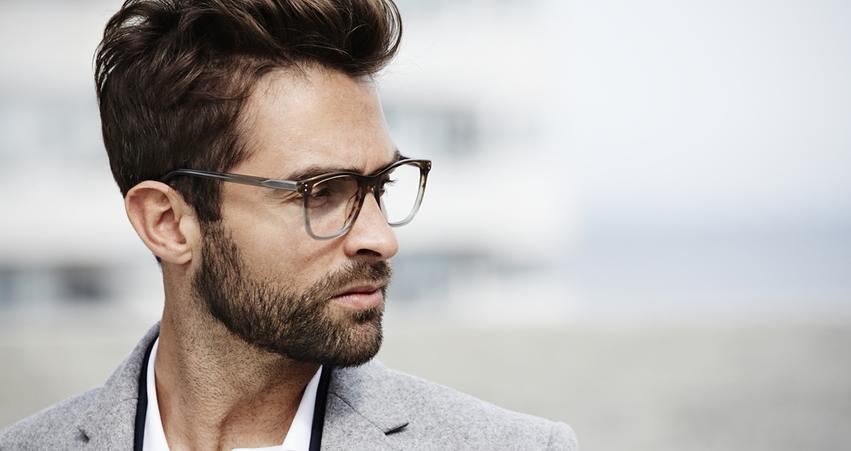
#> input picture testing/Utils/img/glasses/1.jpg, 851 x 451 px
$ python hair.py
#> lines starting #> are read from the running program, lines starting #| are printed output that depends on the picture; long printed decimals are rounded
import cv2
import numpy as np

# Bild einlesen
image = cv2.imread("../Utils/img/glasses/1.jpg")
#> image is the input picture: shape (451, 851, 3); mean B, G, R 177.2, 179.3, 184.2
# image = cv2.imread("cropped_image.jpg")
# Höhe und Breite des Bildes ermitteln
height, width = image.shape[:2]
#> height = 451; width = 851

# Definieren Sie die Höhe des oberen Teils (z.B. obere 50% des Bildes)
upper_part_height = int(height * 0.25)
#> upper_part_height = 112

# Ausschneiden des oberen Teils
upper_part = image[:upper_part_height, :]
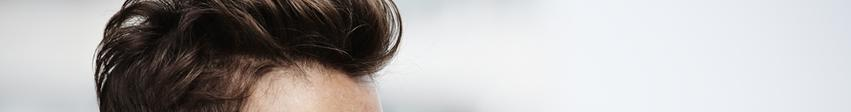
#> upper_part: shape (112, 851, 3); mean B, G, R 173.4, 174.1, 177.1

# Anzeigen des oberen Teils
cv2.imshow('Upper Part of the Image', upper_part)
cv2.waitKey(0)
cv2.destroyAllWindows()

# Falls das Bild in Farbe ist, den Median- und Mittelwert für jeden Kanal berechnen
if len(image.shape) == 3:  # Farb-Bild
    median_b = np.median(image[:,:,0].flatten())
#> median_b = 205
    median_g = np.median(image[:,:,1].flatten())
#> median_g = 206
    median_r = np.median(image[:,:,2].flatten())
#> median_r = 207
    median_color = (median_b, median_g, median_r)
#> median_color = (205, 206, 207)

    mean_b = np.mean(image[:,:,0].flatten())
#> mean_b = 177.2
    mean_g = np.mean(image[:,:,1].flatten())
#> mean_g = 179.3
    mean_r = np.mean(image[:,:,2].flatten())
#> mean_r = 184.2
    mean_color = (mean_b, mean_g, mean_r)
#> mean_color = (177.2, 179.3, 184.2)
else:  # Graustufen-Bild
    median_value = np.median(image.flatten())
    median_color = (median_value, median_value, median_value)

    mean_value = np.mean(image.flatten())
    mean_color = (mean_value, mean_value, mean_value)

# Ein neues Bild mit dem Median-Farbwert erstellen
median_image = np.full((height, width, 3), median_color, dtype=np.uint8)

# Ein neues Bild mit dem Mittelwert-Farbwert erstellen
mean_image = np.full((height, width, 3), mean_color, dtype=np.uint8)
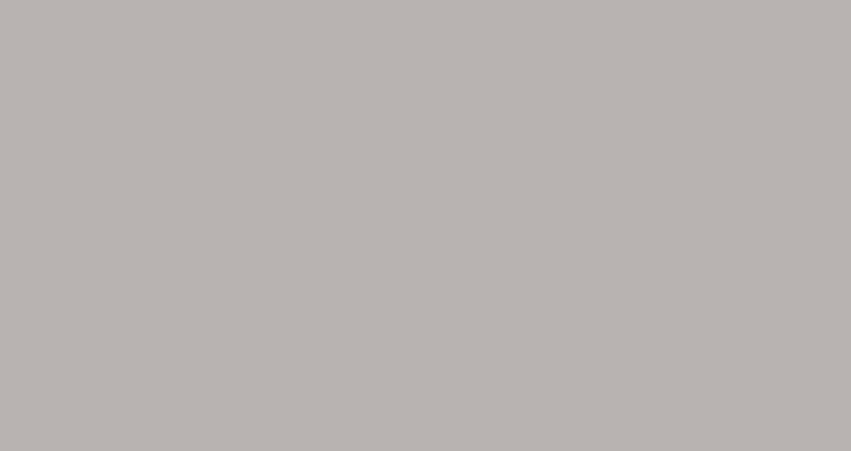
#> mean_image: shape (451, 851, 3); mean of channels 0, 1, 2 177, 179, 184; drawn as B, G, R

print(f"Der Median-Farbwert des Bildes ist: {median_color}")
#| Der Median-Farbwert des Bildes ist: (205.0, 206.0, 207.0)
print(f"Der Mittelwert-Farbwert des Bildes ist: {mean_color}")
#| Der Mittelwert-Farbwert des Bildes ist: (177.171, 179.276, 184.214)

# Bild anzeigen
cv2.imshow("Image", image)
cv2.imshow('Median Color', median_image)
cv2.imshow('Mean Color', mean_image)
cv2.imshow('Upper Part of the Image', upper_part)
cv2.waitKey(0)
cv2.destroyAllWindows()

$ run again, with testing/Utils/img/glasses/3.jpg copied over testing/Utils/img/glasses/1.jpg
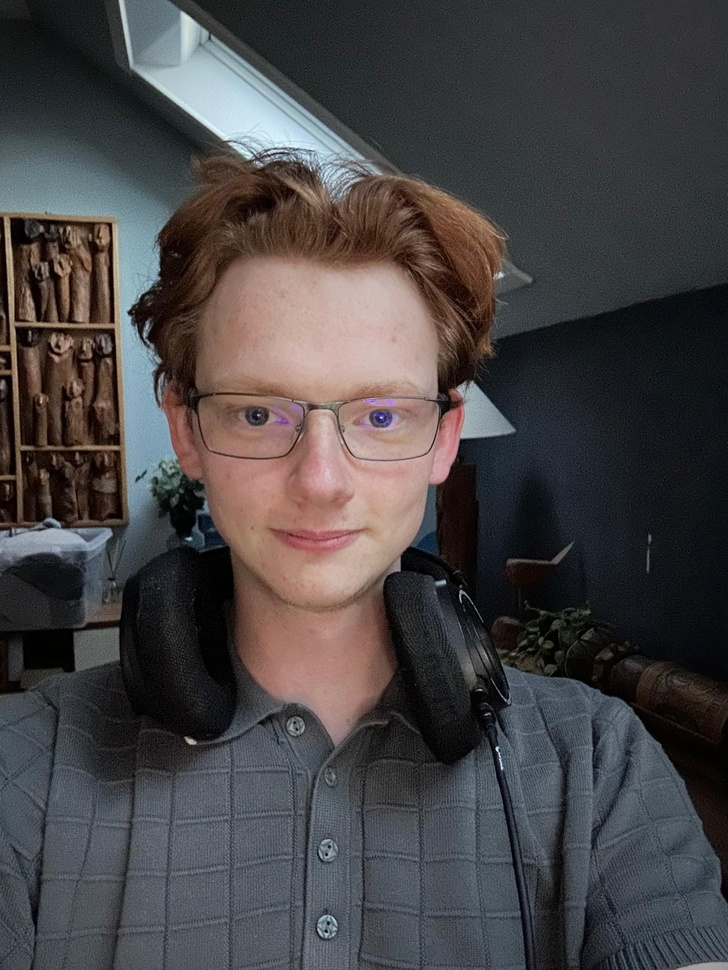
#> input picture testing/Utils/img/glasses/3.jpg, 728 x 970 px, shrunk from 1200 x 1599 before the run
#> image is the input picture: shape (970, 728, 3); mean B, G, R 69.5, 68.4, 71.7
#> `upper_part = image[:upper_part_height, :]`:
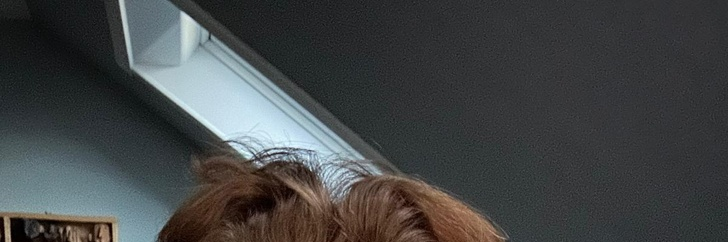
#> upper_part: shape (242, 728, 3); mean B, G, R 69.9, 69.3, 66.9
#> median_b = 59
#> median_g = 58
#> median_color = (59, 58, 58)
#> mean_b = 69.47
#> mean_g = 68.43
#> mean_r = 71.7
#> mean_color = (69.47, 68.43, 71.7)
#| Der Median-Farbwert des Bildes ist: (59.0, 58.0, 58.0)
#| Der Mittelwert-Farbwert des Bildes ist: (69.469, 68.430, 71.702)
